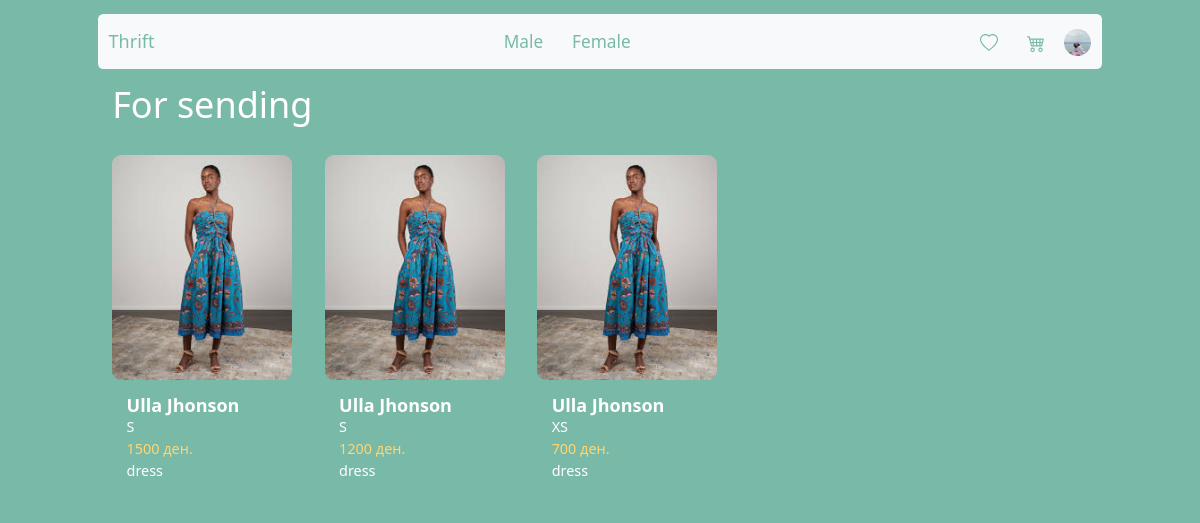
Page /for_sending (signed in) on the committed database.
### Thrift/models.py (models this page shows, shortened)
class CustomUser(AbstractUser):
    image = models.ImageField(null=True, blank=True)
    groups = models.ManyToManyField(Group, related_name='custom_users', null=True, blank=True)
    user_permissions = models.ManyToManyField(Permission, related_name='custom_users', null=True, blank=True)

class Product(models.Model):
    user = models.ForeignKey(CustomUser, on_delete=models.CASCADE)
    price = models.PositiveIntegerField()
    conditionValues=[
        ('Лоша', 'Bad'),
        ('Средна', 'Average'),
        ('Добра', 'Good'),
        ('Одлична', 'Great')
    ]
    sizeValues=[
        ('XXS', 'Extra Extra Small'),
        ('XS', 'Extra Small'),
        ('S', 'Small'),
        ('M', 'Medium'),
        ('L', 'Large'),
        ('XL', 'Extra Large'),
        ('XXL', 'Extra Extra Large')
    ]
    condition = models.CharField(max_length=255,choices=conditionValues)
    size = models.CharField(max_length=255,choices=sizeValues)
    description = models.CharField(max_length=255)
    shop = models.CharField(max_length=255)
    typeClothes = [
        ('Фустан', 'Dress'),
        ('Панталони', 'Pants'),
        ('Блуза', 'Shirt'),
        ('Џемпер', 'Jumpers'),
        ('Јакна', 'Coat'),
        ('Фармерки', 'Jeans'),
        ('Аксесоари', 'Accessories'),
        ('Суќна', 'Skirt')
    ]
    type = models.CharField(max_length=255,choices=typeClothes)
    colors = models.ManyToManyField(Color, null=True, blank=True)
    genders=[
        ('M','Male'),
        ('F','Female')
    ]
    gender = models.CharField(max_length=255,choices=genders)
    sold = models.BooleanField(null=True,blank=True)
    sent = models.BooleanField(null=True,blank=True)
    date_sent=models.DateTimeField(auto_now=True)
    accepted = models.BooleanField(null=True,blank=True)
    date_accepted = models.DateTimeField(auto_now=True)

class ImageProd(models.Model):
    image=models.ImageField()
    product=models.ForeignKey(Product,on_delete=models.CASCADE,related_name='images')

### Thrift/views.py (the view)
# urls.py: path("for_sending", for_sending, name="for_sending"),
@login_required()
def for_sending(request):
    orders = Order.objects.filter(user=request.user).all()
    products=[]
    for o in orders:
        if o.product.sold and not o.product.sent:
            products.append(o.product)
    context={'products':products}
    return render(request, 'for_sending.html',context)

### templates/for_sending.html
{% extends "base_generic.html" %}
{% block content %}
    <h1 class="m-3">For sending</h1>
<div class="card-deck">
            {% for product in products %}
                <a href="{% url 'product-details' product.id %}" style="text-decoration: none;color: inherit;">
                    <div class="card m-3"
                         style="flex-direction: column;display: inline-block;height:fit-content;border-width: 0px">
                        <img style="width: 200px;height: 250px" src="{{ product.images.first.image.url }}" class="card-img-top rounded-img" alt="Item 1">
                        <div class="card-body">
                            <h5 class="card-title m-0">{{ product.shop }}</h5>
                            <p class="card-text m-0">{{ product.size }}</p>
                            <p class="card-text card-price m-0">{{ product.price }} ден.</p>
                            <p class="card-text m-0">{{ product.description }}</p>
                        </div>
                    </div>
                </a>
            {% endfor %}
        </div>
{% endblock %}

### templates/base_generic.html (shortened to what this page needs)
<!DOCTYPE html>
<html>
<head>
  <link rel="stylesheet" href="https://cdnjs.cloudflare.com/ajax/libs/twitter-bootstrap/5.3.0/css/bootstrap.min.css">
</head>
<body>
  <div class="container">
      <nav class="navbar navbar-light bg-light menu rounded mt-3">
  <div class="container-fluid">
    <a class="navbar-brand" href="/index">Thrift</a>
        <ul class="nav justify-content-center">
        <li class="nav-item">
            <a class="nav-link active" style="font-size: larger" href="/male">Male</a>
        </li>
        <li class="nav-item">
            <a class="nav-link" style="font-size: larger" href="/female">Female</a>
        </li>
        </ul>
       {% if user.is_authenticated %}
            <ul class="nav justify-content-end">
                <li class="nav-item">
                    <a class="nav-link" href="/favorites"><span style="font-size: 1.2em;">
                    </span>
                    </a>
                </li>
                <li class="nav-item">
                    <a class="nav-link" href=/cart><span style="font-size: 1.2em;">
                    </span></a>
                </li>
            <li class="nav-item" style="padding-top: 8px;padding-left: 6px">
                <a href="{% url 'profile' user.id %}">
                    {% if user.image %}
                    <img class="rounded-circle"   width="30" height="30" alt="avatar1" src="{{ user.image.url }}" />
                    {% else %}
                        <img class="rounded-circle"   width="30" height="30" alt="avatar1" src="https://st3.depositphotos.com/6672868/13701/v/450/depositphotos_137014128-stock-illustration-user-profile-icon.jpg" />
                    {% endif %}
                        </a>
            </li>
            </ul>
       {% endif %}
    </div>
</nav>
    {% block content %}
    {% endblock %}
  </div>
</body>
</html>

### templates/base_generic.html (style rules this page uses)
body { background-color: #79b9a8; color: #fff; }
.menu { background-color: #fff; color: #79b9a8; }
.menu a { color: #79b9a8; }
.rounded-img { border-radius: 10px; }
.card { background-color: #79b9a8; color: #fff; border-radius: 10px; margin-bottom: 20px; }
.card-title { font-weight: bold; }
.card-price { color: #ffd670; }
@media only screen and (max-width: 1200px) { .card img { width: 40%; } }
.card { align-items: center; }
.card { flex-direction: row; }
html { zoom: 90%; }

### rows in the picture
CustomUser: image (picture)
Product: images.first.image (picture), shop "Ulla Jhonson", size "S", price "1500", description "dress"
Product: images.first.image (picture), shop "Ulla Jhonson", size "S", price "1200", description "dress"
Product: images.first.image (picture), shop "Ulla Jhonson", size "XS", price "700", description "dress"
